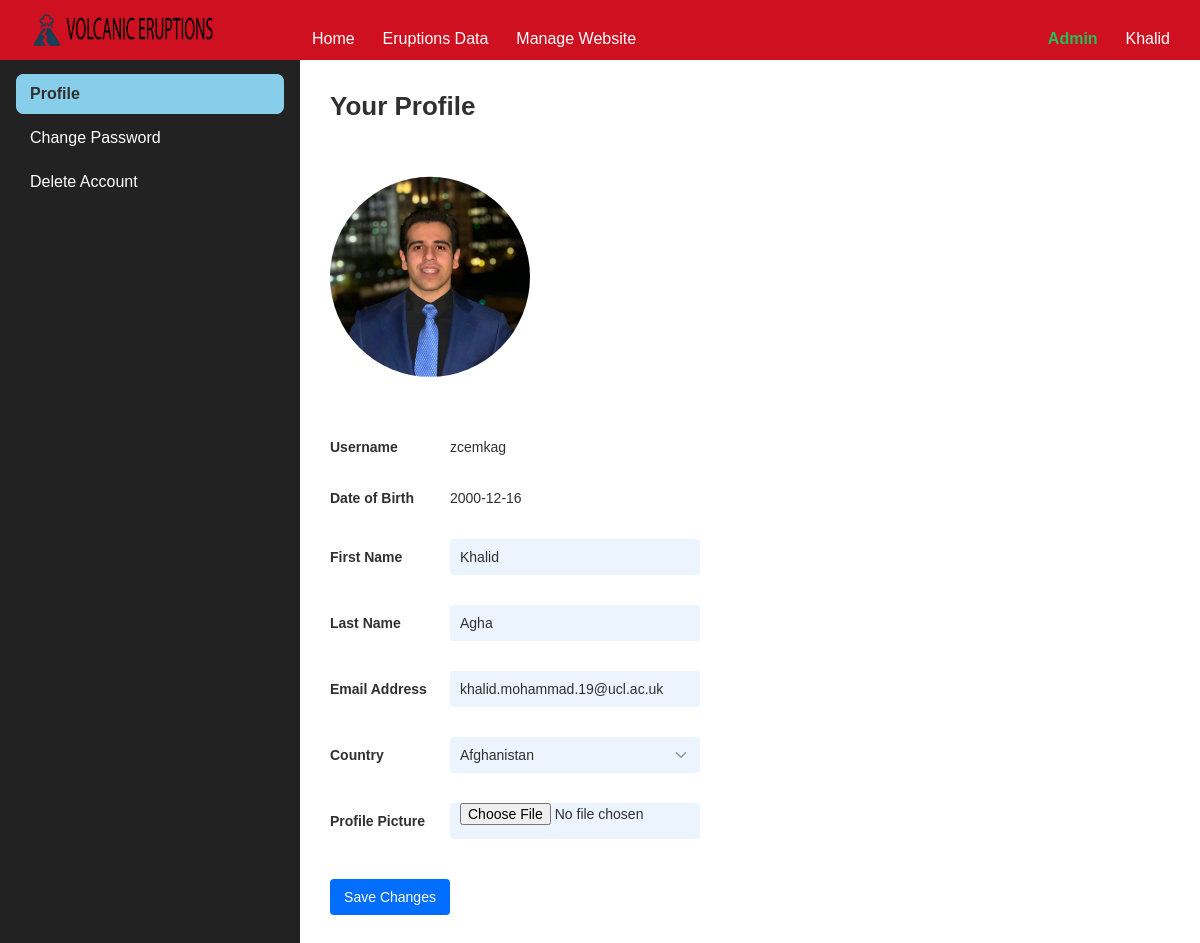
The app's page /profile (signed in) with its own data.
### myflask/models.py (models this page shows, shortened)
class User(db.Model, UserMixin):
    __tablename__ = "user"
    id = db.Column(db.Integer, primary_key=True)
    first_name = db.Column(db.String(25), nullable=False)
    last_name = db.Column(db.String(25), nullable=False)
    DOB = db.Column(db.Date, nullable=False)
    email = db.Column(db.Text, unique=True, nullable=False)
    username = db.Column(db.String(25), unique=True, nullable=False)
    password = db.Column(db.String(25), nullable=False)
    user_type = db.Column(db.Text, nullable=False)
    country = db.Column(db.Text, nullable=False)
    profile_pic = db.Column(db.String, nullable=False)

### myflask/auth/routes.py (the view, shortened to what this page needs)
@auth_bp.route('/profile', methods=['GET', 'POST'])
@login_required
def update():
    form = UpdateForm(request.form, obj=current_user)
    return render_template('update_profile.html', title='Your Profile', form=form)

### myflask/auth/forms.py (shortened to what this page needs)
class UpdateForm(FlaskForm):
    first_name = StringField(label='First Name', validators=[DataRequired()])
    last_name = StringField(label='Last Name', validators=[DataRequired()])
    email = EmailField(label='Email Address', validators=[DataRequired()])
    country = StringField(label='Country', validators=[DataRequired()])
    profile_pic = FileField(label='Profile Picture')

### myflask/auth/routes.py (called while the page is built)
@login_manager.user_loader
def load_user(user_id):
    if user_id is not None:
        return User.query.get(user_id)
    return None

### myflask/templates/update_profile.html (shortened to what this page needs)
{% extends 'layout.html' %}
{% from "_formhelpers.html" import render_field %}
{% set page_name = 'profile' %}
{% block content %}
    <div class="flex h-minus-nav">
        {% include 'sidebar_settings.html' %}
        <div class="overflow-y-auto flex-auto">
            <div class="container-full m-t-30 m-b-40">
                <h2>Your Profile</h2>
                <br>
                <img src="/static/images/{{ current_user.profile_pic }}" width="200px" style="clip-path: circle();" alt="">
                <br><br>
                <form method="POST" enctype="multipart/form-data" action="{{ url_for('auth.update') }}">
                    <div class="input-group responsive m-b-30">
                        <label>Username</label>
                        <div class="input">
                            {{ current_user.username }}
                        </div>
                    </div>
                    <div class="input-group responsive m-b-30">
                        <label>Date of Birth</label>
                        <div class="input">
                            {{ current_user.DOB }}
                        </div>
                    </div>
                    {{ render_field(form.first_name) }}
                    {{ render_field(form.last_name) }}
                    {{ render_field(form.email) }}
                    <div class="input-group responsive m-b-30">
                        {{ form.country.label }}
                        <div class="input has-arrow">
                            <select id="country" name="country" required type="text">
                                <option value="{{ current_user.country }}">{{ current_user.country }}</option>
                            </select>
                        </div>
                    </div>
                    <div class="input-group responsive m-b-30">
                        <label>{{ form.profile_pic.label }}</label>
                        <div class="input">
                            <input name="profile_pic" type="file" accept="image/*" capture>
                        </div>
                    </div>
                    <div class="input-group responsive m-t-40">
                        <button class="button is-solid m-r-10" type="submit" value="Update">Save Changes</button>
                    </div>
                </form>
            </div>
        </div>
    </div>
{% endblock %}

### myflask/templates/_formhelpers.html (shortened to what this page needs)
{% macro render_field(field) %}
    <div class="input-group responsive m-b-30">
        {{ field.label }}
        <div class="input">
            {{ field() }}
        </div>
    </div>
{% endmacro %}

### myflask/templates/navbar.html (shortened to what this page needs)
<nav class="nav">
    <div class="nav-left">
        <img class="nav-brand" src="{{ url_for('static', filename='images/biglogo.png') }}" alt=""/>
    </div>
    {% if current_user.is_anonymous %}
        <div></div>
    {% else %}
        <div class="nav-responsive" id="navMenuContent">
            <div class="nav-center">
                <a class="nav-item" href="{{ url_for('main.index') }}">
                     Home
                </a>
                <a class="nav-item" href="{{ url_for('main.eruption_numbers') }}">
                     Eruptions Data
                </a>
                {% if current_user.user_type == 'admin' %}
                    <a class="nav-item" href="{{ url_for('auth.admin') }}">
                         Manage Website
                    </a>
                {% endif %}
            </div>
            <div class="nav-right">
                {% if current_user.user_type == 'admin' %}
                    <a class="nav-item is-bold is-green-500">
                         Admin
                    </a>
                {% elif current_user.user_type == 'A' %}
                    <a class="nav-item is-bold is-yellow-500">
                        <i class="d-icon d-security-verified-solid"></i> Pending
                    </a>
                {% endif %}
                <div class="menu menu--nav is-right">
                    <div class="nav-item menu-trigger">
                            {{ current_user.first_name }}
                    </div>
                </div>
            </div>
        </div>
    {% endif %}
</nav>

### myflask/static/css/denali-dark-theme.css (style rules this page uses)
html { font-size:10px;-moz-osx-font-smoothing:grayscale;-webkit-font-smoothing:antialiased }

### records on screen
User: first_name "Khalid", profile_pic (picture), username "zcemkag", DOB "2000-12-16", last_name "Agha", email "khalid.mohammad.19@ucl.ac.uk", country "Afghanistan"

### other values on screen
{{ field.label }} "First Name Last Name Email Address"
